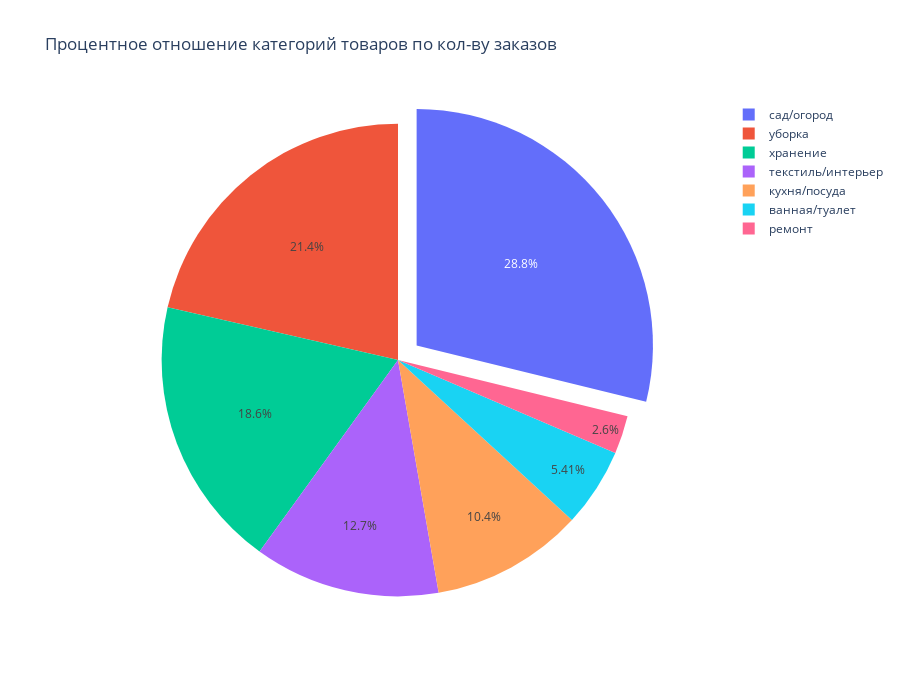

Write notebook code for a chart like this one.
### Code cell
fig = go.Figure(data=[go.Pie(labels=ecom7['category'], # указываем значения, которые появятся на метках сегментов
                             values=ecom7['ratio_kol'], # указываем данные, которые отобразятся на графике
                             pull = [0.1, 0])]) # добавляем аргумент, который выделит сегмент-лидер на графике
fig.update_layout(title='Процентное отношение категорий товаров по кол-ву заказов', # указываем заголовок графика
                  width=900, # указываем размеры графика
                  height=700,
                  )
fig.show()

### Figure 1 — Plotly figure (JSON) as saved in the notebook; plotly's stock layout.template omitted (floating-point values rounded to 4 significant figures)
{"data": [{"labels": ["cад/огород", "уборка", "хранение", "текстиль/интерьер", "кухня/посуда", "ванная/туалет", "ремонт"], "pull": [0.1, 0], "type": "pie", "values": [28.8, 21.4, 18.6, 12.7, 10.4, 5.4, 2.6]}], "layout": {"height": 700, "title": {"text": "Процентное отношение категорий товаров по кол-ву заказов"}, "width": 900}}
